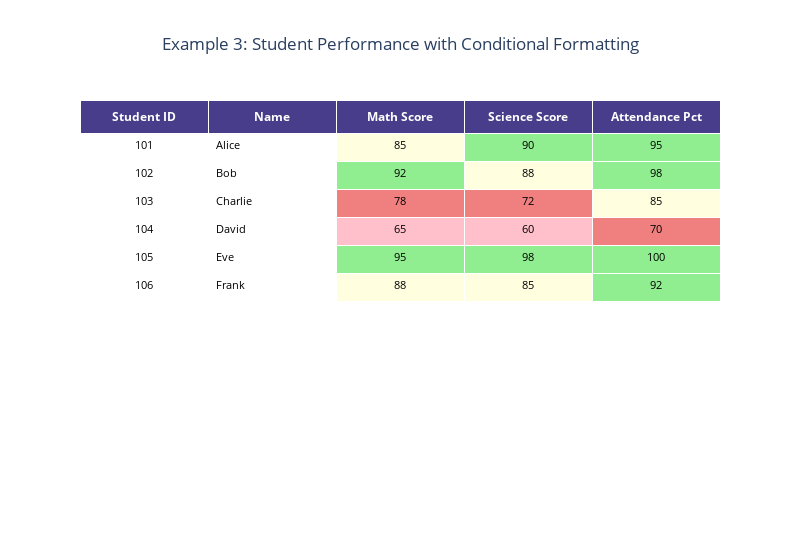

The cell this chart's notebook holds for it:
### Code cell
# Define colors for conditional formatting
def get_score_colors(scores_series):
    colors = []
    for score in scores_series:
        if score >= 90:
            colors.append("lightgreen")
        elif score >= 80:
            colors.append("lightyellow")
        elif score >= 70:
            colors.append("lightcoral")
        else:
            colors.append("pink")
    return colors


math_score_colors = get_score_colors(df_ex3["Math_Score"])
science_score_colors = get_score_colors(df_ex3["Science_Score"])
attendance_colors = [
    "lightgreen" if att >= 90 else "lightyellow" if att >= 80 else "lightcoral" for att in df_ex3["Attendance_Pct"]
]

fig3 = go.Figure(
    data=[
        go.Table(
            header=dict(
                values=[f"<b>{col.replace('_', ' ')}</b>" for col in df_ex3.columns],
                fill_color="darkslateblue",
                align="center",
                font=dict(color="white", size=12),
            ),
            cells=dict(
                values=[df_ex3[col] for col in df_ex3.columns],
                fill_color=[  # Apply conditional colors to specific columns
                    ["white"] * len(df_ex3),  # Student_ID
                    ["white"] * len(df_ex3),  # Name
                    math_score_colors,  # Math_Score
                    science_score_colors,  # Science_Score
                    attendance_colors,  # Attendance_Pct
                ],
                align=["center", "left", "center", "center", "center"],
                font=dict(color="black", size=11),
                height=28,
            ),
        )
    ]
)

fig3.update_layout(title_text="Example 3: Student Performance with Conditional Formatting", title_x=0.5, width=800)
fig3.show()

### Figure 1 — Plotly figure (JSON) as saved in the notebook; plotly's stock layout.template omitted (floating-point values rounded to 4 significant figures)
{"data": [{"cells": {"align": ["center", "left", "center", "center", "center"], "fill": {"color": [["white", "white", "white", "white", "white", "white"], ["white", "white", "white", "white", "white", "white"], ["lightyellow", "lightgreen", "lightcoral", "pink", "lightgreen", "lightyellow"], ["lightgreen", "lightyellow", "lightcoral", "pink", "lightgreen", "lightyellow"], ["lightgreen", "lightgreen", "lightyellow", "lightcoral", "lightgreen", "lightgreen"]]}, "font": {"color": "black", "size": 11}, "height": 28, "values": [[101, 102, 103, 104, 105, 106], ["Alice", "Bob", "Charlie", "David", "Eve", "Frank"], [85, 92, 78, 65, 95, 88], [90, 88, 72, 60, 98, 85], [95, 98, 85, 70, 100, 92]]}, "header": {"align": "center", "fill": {"color": "darkslateblue"}, "font": {"color": "white", "size": 12}, "values": ["<b>Student ID</b>", "<b>Name</b>", "<b>Math Score</b>", "<b>Science Score</b>", "<b>Attendance Pct</b>"]}, "type": "table"}], "layout": {"title": {"text": "Example 3: Student Performance with Conditional Formatting", "x": 0.5}, "width": 800}}
